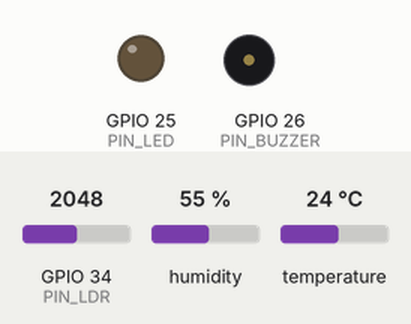
Simulated run of this sketch. Board: ESP32. On the bench: output pins drawn as LEDs (lit = HIGH), buzzer (waves = sounding, pin HIGH). The test bench sets the inputs (shaded band); at power-on: temperature 24 °C, GPIO 34 (PIN_LDR) = 2048, humidity 55 %. WiFi joins after 1.5 s; servers stay silent unless stated; the local clock reads 2024-03-15 10:24:30 at power-on unless the sketch sets it; what the sketch prints to the serial monitor is not drawn.

Above: at 5.0 s.
5.1 s: temperature set to 28 °C
7.0 s: temperature set to 31 °C
At 10.6 s:
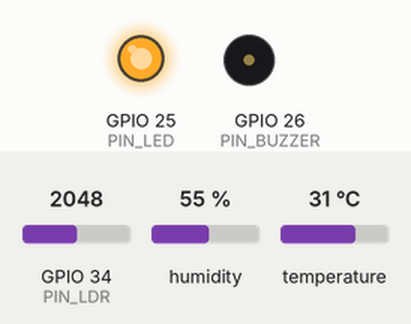
11.6 s: temperature set to 12 °C
At 14.6 s:
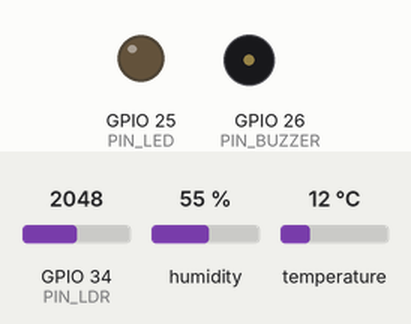
15.3 s: temperature set to 33 °C
At 18.04 s:
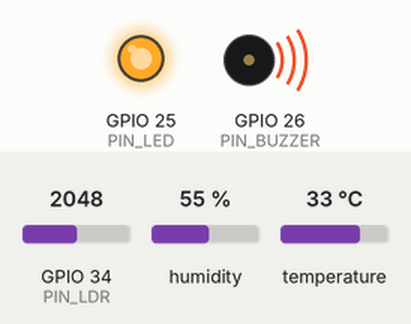
Timing chart, 0 to 19.7 s (numbered marks = the images above; inputs shaded):
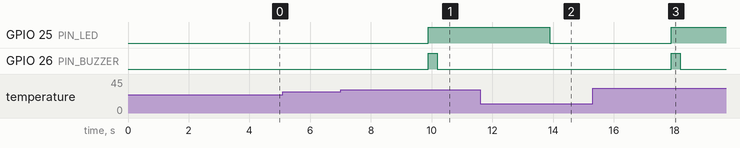

Measured:
- the behaviour switches between 29 and 30 °C on temperature (found by bisection; images 0 and 1)
- after the input at 5.1 s, every drawn part: stays the same
- after the input at 7.0 s, GPIO 25 (PIN_LED): LOW → HIGH after 2.9 s; GPIO 26 (PIN_BUZZER): LOW → HIGH after 2.9 s, → LOW 0.30 s later
- after the input at 11.6 s, GPIO 25 (PIN_LED): HIGH → LOW after 2.3 s
- after the input at 15.3 s, GPIO 25 (PIN_LED): LOW → HIGH after 2.6 s; GPIO 26 (PIN_BUZZER): LOW → HIGH after 2.6 s, → LOW 0.30 s later

The sketch:

stasiun_cuaca.ino
```cpp
/*
  ==========================================================
   STASIUN CUACA KAMAR + BOT TELEGRAM
   ESP32 DevKit (ESP-WROOM-32) | DHT11 | LDR | LCD 16x2 | LED | Buzzer
  ==========================================================

  Library (Arduino IDE > Tools > Manage Libraries):
    - "DHT sensor library" oleh Adafruit  (ikut install "Adafruit Unified Sensor")
    - "UniversalTelegramBot" oleh Brian Lough
    - "ArduinoJson" oleh Benoit Blanchon
    - LiquidCrystal (bawaan Arduino)
  Board: Tools > Board > esp32 > "ESP32 Dev Module"

  Perintah bot:
    /status        -> suhu, kelembapan, heat index, cahaya
    /setmax 31     -> ubah batas suhu peringatan (15-45 C)
    /alarm_on      -> aktifkan peringatan
    /alarm_off     -> matikan peringatan
    /help          -> daftar perintah
*/

#include <WiFi.h>
#include <WiFiClientSecure.h>
#include <UniversalTelegramBot.h>
#include <ArduinoJson.h>
#include <DHT.h>
#include <LiquidCrystal.h>
#include <time.h>

// =================== ISI BAGIAN INI ===================
const char* WIFI_SSID = "NAMA_WIFI";
const char* WIFI_PASS = "PASSWORD_WIFI";
const char* BOT_TOKEN = "123456789:ISI_TOKEN_DARI_BOTFATHER";
const char* CHAT_ID   = "123456789";   // chat ID kamu (dari @userinfobot)

#define USE_LCD         0   // ganti 1 kalau LCD sudah dipasang (Tahap 7)
#define BUZZER_PASSIVE  0   // ganti 1 kalau buzzer-mu pasif
// ======================================================

// ---------- Pin ----------
const int PIN_DHT    = 4;
const int PIN_LDR    = 34;   // ADC1: tetap bisa dibaca saat WiFi aktif
const int PIN_LED    = 25;
const int PIN_BUZZER = 26;
// LCD mode 4-bit: RS, E, D4, D5, D6, D7  (RW LCD disambung ke GND)
const int LCD_RS = 19, LCD_E = 23, LCD_D4 = 18, LCD_D5 = 17, LCD_D6 = 16, LCD_D7 = 27;

// ---------- Objek ----------
DHT dht(PIN_DHT, DHT11);
WiFiClientSecure secured;
UniversalTelegramBot bot(BOT_TOKEN, secured);
#if USE_LCD
LiquidCrystal lcd(LCD_RS, LCD_E, LCD_D4, LCD_D5, LCD_D6, LCD_D7);
#endif

// ---------- Data & pengaturan ----------
float suhu = NAN, lembap = NAN, heatIndex = NAN;
int   cahaya = -1;              // persen relatif, BUKAN lux
float batasSuhu = 30.0;         // batas peringatan awal (C)
const float HISTERESIS = 1.0;   // peringatan reset setelah turun 1 C di bawah batas
bool  alarmAktif = true;
bool  sudahPeringatan = false;

// ---------- Timing non-blocking ----------
unsigned long tSensor = 0, tBot = 0, tWifi = 0;
const unsigned long INTERVAL_SENSOR = 2000;   // DHT11 maksimal 1x per detik
const unsigned long INTERVAL_BOT    = 3000;
const unsigned long INTERVAL_WIFI   = 10000;

// ======================================================

void bunyi(int ms) {
#if BUZZER_PASSIVE
  tone(PIN_BUZZER, 2000, ms);
#else
  digitalWrite(PIN_BUZZER, HIGH);
  delay(ms);
  digitalWrite(PIN_BUZZER, LOW);
#endif
}

#if USE_LCD
void cetakBaris(int baris, const char* teks) {
  char buf[17];
  snprintf(buf, sizeof(buf), "%-16s", teks);   // isi sisa baris dengan spasi
  lcd.setCursor(0, baris);
  lcd.print(buf);
}
#endif

String waktuSekarang() {
  struct tm info;
  if (!getLocalTime(&info, 100)) return "";
  char buf[24];
  strftime(buf, sizeof(buf), " (%d/%m %H:%M)", &info);
  return String(buf);
}

int bacaCahayaPersen() {
  long total = 0;
  for (int i = 0; i < 10; i++) {      // rata-rata 10 sampel untuk meredam noise
    total += analogRead(PIN_LDR);
    delay(2);
  }
  return map(total / 10, 0, 4095, 0, 100);
}

void bacaSensor() {
  float t = dht.readTemperature();
  float h = dht.readHumidity();
  if (isnan(t) || isnan(h)) {
    Serial.println("Gagal baca DHT11 - cek kabel dan resistor pull-up 10k");
  } else {
    suhu = t;
    lembap = h;
    heatIndex = dht.computeHeatIndex(t, h, false);   // false = Celsius
  }
  cahaya = bacaCahayaPersen();

  Serial.printf("Suhu %.1f C | Lembap %.0f %% | HI %.1f C | Cahaya %d %%\n",
                suhu, lembap, heatIndex, cahaya);
}

void tampilLCD() {
#if USE_LCD
  char b1[17], b2[17];
  if (isnan(suhu)) {
    snprintf(b1, sizeof(b1), "Sensor error");
    snprintf(b2, sizeof(b2), "Cek kabel DHT11");
  } else {
    snprintf(b1, sizeof(b1), "T:%4.1fC H:%3.0f%%", suhu, lembap);
    snprintf(b2, sizeof(b2), "HI:%4.1fC L:%3d%%%c", heatIndex, cahaya,
             WiFi.status() == WL_CONNECTED ? '*' : ' ');   // * = WiFi tersambung
  }
  cetakBaris(0, b1);
  cetakBaris(1, b2);
#endif
}

String teksStatus() {
  if (isnan(suhu)) return "Sensor DHT11 belum terbaca. Cek kabel dan resistor pull-up.";
  String s = "Kondisi kamar" + waktuSekarang();
  s += "\nSuhu: " + String(suhu, 1) + " C";
  s += "\nKelembapan: " + String(lembap, 0) + " %";
  s += "\nTerasa seperti: " + String(heatIndex, 1) + " C";
  s += "\nCahaya: " + String(cahaya) + " % (relatif)";
  s += "\nBatas peringatan: " + String(batasSuhu, 1) + " C (";
  s += alarmAktif ? "aktif)" : "mati)";
  return s;
}

String teksBantuan() {
  return "Perintah:\n"
         "/status - kondisi kamar sekarang\n"
         "/setmax 31 - ubah batas suhu peringatan\n"
         "/alarm_on - aktifkan peringatan\n"
         "/alarm_off - matikan peringatan";
}

void tanganiPesan(int jumlah) {
  for (int i = 0; i < jumlah; i++) {
    String chatId = bot.messages[i].chat_id;
    String teks   = bot.messages[i].text;
    teks.trim();

    // Hanya kamu yang boleh memberi perintah
    if (chatId != CHAT_ID) {
      bot.sendMessage(chatId, "Akses ditolak.", "");
      continue;
    }

    if (teks.startsWith("/start") || teks == "/help") {
      bot.sendMessage(chatId, teksBantuan(), "");
    } else if (teks == "/status") {
      bot.sendMessage(chatId, teksStatus(), "");
    } else if (teks.startsWith("/setmax")) {
      float v = teks.substring(7).toFloat();
      if (v >= 15 && v <= 45) {
        batasSuhu = v;
        sudahPeringatan = false;
        digitalWrite(PIN_LED, LOW);
        bot.sendMessage(chatId, "Batas suhu diubah ke " + String(batasSuhu, 1) + " C.", "");
      } else {
        bot.sendMessage(chatId, "Format: /setmax 31  (rentang 15-45)", "");
      }
    } else if (teks == "/alarm_on") {
      alarmAktif = true;
      sudahPeringatan = false;
      bot.sendMessage(chatId, "Peringatan suhu diaktifkan.", "");
    } else if (teks == "/alarm_off") {
      alarmAktif = false;
      digitalWrite(PIN_LED, LOW);
      bot.sendMessage(chatId, "Peringatan suhu dimatikan.", "");
    } else {
      bot.sendMessage(chatId, "Perintah tidak dikenal.\n\n" + teksBantuan(), "");
    }
  }
}

void cekAlarm() {
  if (isnan(suhu) || !alarmAktif) {
    digitalWrite(PIN_LED, LOW);
    return;
  }
  if (!sudahPeringatan && suhu >= batasSuhu) {
    sudahPeringatan = true;
    digitalWrite(PIN_LED, HIGH);
    bunyi(300);
    if (WiFi.status() == WL_CONNECTED) {
      bot.sendMessage(CHAT_ID, "PERINGATAN: suhu kamar " + String(suhu, 1) +
                      " C, melewati batas " + String(batasSuhu, 1) + " C.", "");
    }
  } else if (sudahPeringatan && suhu <= batasSuhu - HISTERESIS) {
    sudahPeringatan = false;
    digitalWrite(PIN_LED, LOW);
    if (WiFi.status() == WL_CONNECTED) {
      bot.sendMessage(CHAT_ID, "Suhu kembali normal: " + String(suhu, 1) + " C.", "");
    }
  }
}

void sambungWiFi() {
  WiFi.mode(WIFI_STA);
  WiFi.begin(WIFI_SSID, WIFI_PASS);
  Serial.print("Menyambung WiFi");
  unsigned long mulai = millis();
  while (WiFi.status() != WL_CONNECTED && millis() - mulai < 15000) {
    delay(500);
    Serial.print(".");
  }
  if (WiFi.status() == WL_CONNECTED) {
    Serial.print(" OK, IP: ");
    Serial.println(WiFi.localIP());
  } else {
    Serial.println(" gagal, akan dicoba lagi otomatis");
  }
}

void setup() {
  Serial.begin(115200);
  pinMode(PIN_LED, OUTPUT);
  pinMode(PIN_BUZZER, OUTPUT);
  dht.begin();

#if USE_LCD
  lcd.begin(16, 2);
  cetakBaris(0, "Stasiun Cuaca");
  cetakBaris(1, "Menyambung WiFi");
#endif

  sambungWiFi();
  configTime(8 * 3600, 0, "pool.ntp.org", "time.google.com");   // WITA (UTC+8)
  secured.setCACert(TELEGRAM_CERTIFICATE_ROOT);                  // HTTPS ke api.telegram.org

  if (WiFi.status() == WL_CONNECTED) {
    bot.setMyCommands(F("[{\"command\":\"status\",\"description\":\"Kondisi kamar sekarang\"},"
                        "{\"command\":\"setmax\",\"description\":\"Ubah batas suhu, contoh: /setmax 31\"},"
                        "{\"command\":\"alarm_on\",\"description\":\"Aktifkan peringatan\"},"
                        "{\"command\":\"alarm_off\",\"description\":\"Matikan peringatan\"}]"));
    bot.sendMessage(CHAT_ID, "Stasiun cuaca menyala. Ketik /help untuk daftar perintah.", "");
  }

  delay(2000);   // beri waktu DHT11 stabil
  bacaSensor();
  tampilLCD();
}

void loop() {
  unsigned long sekarang = millis();

  if (sekarang - tSensor >= INTERVAL_SENSOR) {
    tSensor = sekarang;
    bacaSensor();
    tampilLCD();
    cekAlarm();
  }

  if (WiFi.status() == WL_CONNECTED) {
    if (sekarang - tBot >= INTERVAL_BOT) {
      tBot = sekarang;
      int n = bot.getUpdates(bot.last_message_received + 1);
      while (n) {
        tanganiPesan(n);
        n = bot.getUpdates(bot.last_message_received + 1);
      }
    }
  } else if (sekarang - tWifi >= INTERVAL_WIFI) {
    tWifi = sekarang;
    Serial.println("WiFi terputus, mencoba menyambung ulang...");
    WiFi.reconnect();
  }
}
```
